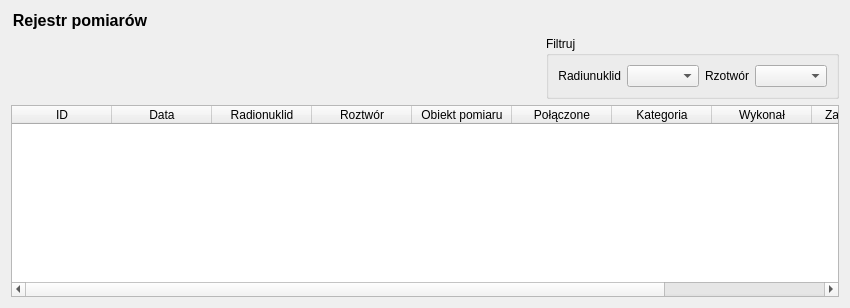
         <widget class="QWidget" name="pageMeasReg">
          <layout class="QGridLayout" name="gridLayout_23">
           <item row="1" column="2">
            <widget class="QGroupBox" name="groupBox_18">
             <property name="title">
              <string>Filtruj</string>
             </property>
             <layout class="QGridLayout" name="gridLayout_14">
              <item row="0" column="0">
               <widget class="QLabel" name="label_32">
                <property name="text">
                 <string>Radiunuklid</string>
                </property>
                <property name="alignment">
                 <set>Qt::AlignRight|Qt::AlignTrailing|Qt::AlignVCenter</set>
                </property>
               </widget>
              </item>
              <item row="0" column="2">
               <widget class="QLabel" name="label_48">
                <property name="text">
                 <string>Rzotwór</string>
                </property>
                <property name="alignment">
                 <set>Qt::AlignRight|Qt::AlignTrailing|Qt::AlignVCenter</set>
                </property>
               </widget>
              </item>
              <item row="0" column="1">
               <widget class="QComboBox" name="filterNuclide_comboBox">
                <property name="sizeAdjustPolicy">
                 <enum>QComboBox::AdjustToContents</enum>
                </property>
               </widget>
              </item>
              <item row="0" column="3">
               <widget class="QComboBox" name="filterSolution_comboBox">
                <property name="sizeAdjustPolicy">
                 <enum>QComboBox::AdjustToContents</enum>
                </property>
               </widget>
              </item>
             </layout>
            </widget>
           </item>
           <item row="0" column="0">
            <widget class="QLabel" name="label_58">
             <property name="sizePolicy">
              <sizepolicy hsizetype="Fixed" vsizetype="Preferred">
               <horstretch>0</horstretch>
               <verstretch>0</verstretch>
              </sizepolicy>
             </property>
             <property name="font">
              <font>
               <pointsize>12</pointsize>
               <weight>75</weight>
               <bold>true</bold>
              </font>
             </property>
             <property name="text">
              <string>Rejestr pomiarów</string>
             </property>
             <property name="alignment">
              <set>Qt::AlignRight|Qt::AlignTrailing|Qt::AlignVCenter</set>
             </property>
            </widget>
           </item>
           <item row="2" column="0" colspan="3">
            <widget class="QTableWidget" name="measurementRegister_tableWidget">
             <property name="contextMenuPolicy">
              <enum>Qt::CustomContextMenu</enum>
             </property>
             <property name="editTriggers">
              <set>QAbstractItemView::NoEditTriggers</set>
             </property>
             <property name="alternatingRowColors">
              <bool>true</bool>
             </property>
             <property name="selectionMode">
              <enum>QAbstractItemView::SingleSelection</enum>
             </property>
             <property name="selectionBehavior">
              <enum>QAbstractItemView::SelectRows</enum>
             </property>
             <property name="showGrid">
              <bool>true</bool>
             </property>
             <property name="sortingEnabled">
              <bool>true</bool>
             </property>
             <attribute name="horizontalHeaderStretchLastSection">
              <bool>true</bool>
             </attribute>
             <attribute name="verticalHeaderVisible">
              <bool>false</bool>
             </attribute>
             <attribute name="verticalHeaderDefaultSectionSize">
              <number>24</number>
             </attribute>
             <column>
              <property name="text">
               <string>ID</string>
              </property>
             </column>
             <column>
              <property name="text">
               <string>Data</string>
              </property>
             </column>
             <column>
              <property name="text">
               <string>Radionuklid</string>
              </property>
             </column>
             <column>
              <property name="text">
               <string>Roztwór</string>
              </property>
             </column>
             <column>
              <property name="text">
               <string>Obiekt pomiaru</string>
              </property>
             </column>
             <column>
              <property name="text">
               <string>Połączone</string>
              </property>
             </column>
             <column>
              <property name="text">
               <string>Kategoria</string>
              </property>
             </column>
             <column>
              <property name="text">
               <string>Wykonał</string>
              </property>
             </column>
             <column>
              <property name="text">
               <string>Zaakceptował</string>
              </property>
             </column>
             <column>
              <property name="text">
               <string>Komentarz</string>
              </property>
             </column>
            </widget>
           </item>
           <item row="1" column="0" colspan="2">
            <spacer name="horizontalSpacer_12">
             <property name="orientation">
              <enum>Qt::Horizontal</enum>
             </property>
             <property name="sizeHint" stdset="0">
              <size>
               <width>529</width>
               <height>20</height>
              </size>
             </property>
            </spacer>
           </item>
          </layout>
         </widget>
